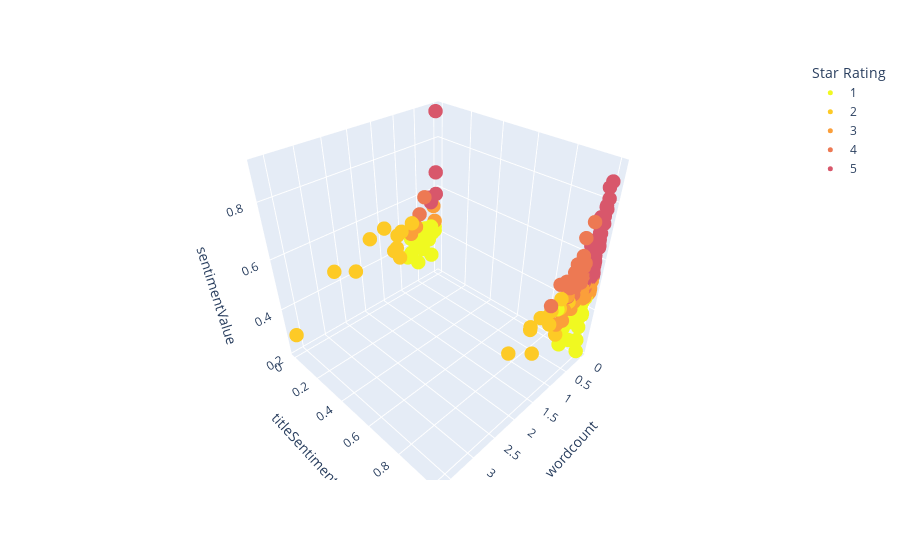

The notebook cell saved with this chart:
### Markdown cell above
## 4. Data Visualization

### Code cell
import plotly.express as px

df_aux = df.copy()
df_aux["Star Rating"] = df_aux["Star Rating"].astype(str)

fig = px.scatter_3d(
    df_aux,
    x="wordcount",
    y="titleSentiment",
    z="sentimentValue",
    color="Star Rating",
    color_discrete_sequence=px.colors.sequential.Plasma_r
)
fig.update_traces(marker=dict(size=5))
fig.show()
